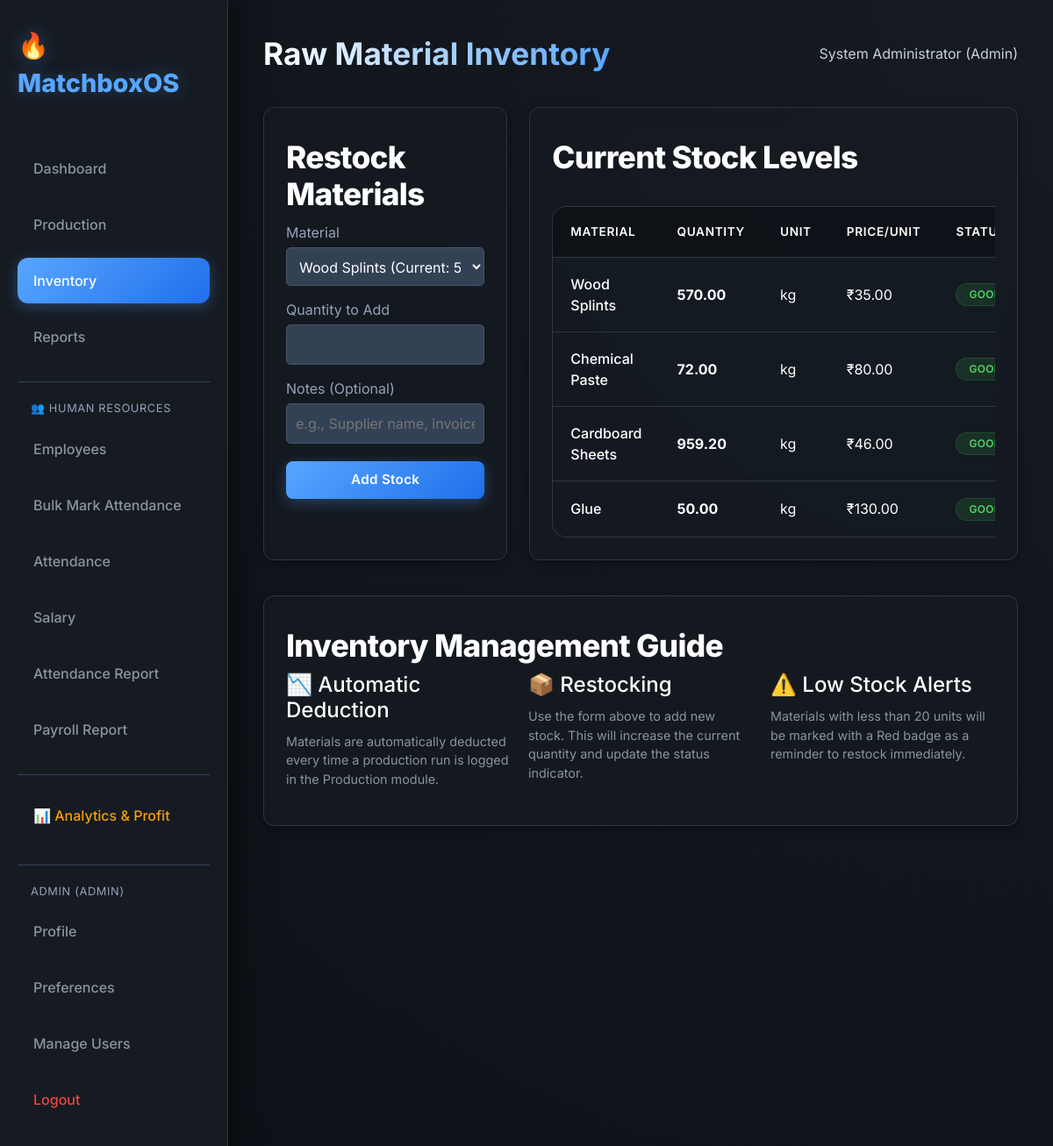
Page /inventory (signed in) on the committed database.
### Payroll/auth_models.py (models this page shows, shortened)
class User(UserMixin, db.Model):
    __tablename__ = 'user'
    id = db.Column(db.Integer, primary_key=True)
    username = db.Column(db.String(80), unique=True, nullable=False, index=True)
    email = db.Column(db.String(120), unique=True, nullable=False, index=True)
    password_hash = db.Column(db.String(255), nullable=False)
    full_name = db.Column(db.String(100))
    role = db.Column(db.String(20), default='operator')  # admin, operator, viewer
    is_active = db.Column(db.Boolean, default=True)
    created_at = db.Column(db.DateTime, default=datetime.datetime.utcnow)
    last_login = db.Column(db.DateTime)
    def has_permission(self, permission):
        permissions = {
            'admin': ['view', 'create', 'edit', 'delete', 'manage_users', 'reports', 'analytics'],
            'manager': ['view', 'create', 'edit', 'reports'],
            'supervisor': ['view', 'create'],
            'operator': ['view', 'create', 'edit'],
            'viewer': ['view']
        }
        return permission in permissions.get(self.role, [])

### Payroll/models.py (models this page shows, shortened)
class RawMaterial(db.Model):
    __tablename__ = 'raw_material'
    id = db.Column(db.Integer, primary_key=True)
    name = db.Column(db.String(100), unique=True, nullable=False, index=True)
    quantity = db.Column(db.Float, default=0.0, nullable=False)
    unit = db.Column(db.String(20), nullable=False)
    unit_price = db.Column(db.Float, default=0.0, nullable=False)
    created_at = db.Column(db.DateTime, default=datetime.datetime.utcnow)
    updated_at = db.Column(
        db.DateTime, default=datetime.datetime.utcnow, onupdate=datetime.datetime.utcnow)
    __table_args__ = (
        db.CheckConstraint('quantity >= 0', name='check_quantity_positive'),
        db.CheckConstraint('unit_price >= 0', name='check_price_positive'),
    )

### Payroll/routes.py (the view, shortened to what this page needs)
@bp.route('/inventory', methods=['GET', 'POST'])
@login_required
def inventory():
    raw_materials = RawMaterial.query.all()
    return render_template('inventory.html', raw_materials=raw_materials)

### Payroll/app.py (called while the page is built)
@login_manager.user_loader
def load_user(user_id):
    return User.query.get(int(user_id))

### Payroll/templates/inventory.html (shortened to what this page needs)
{% extends "base.html" %}
{% block header %}Raw Material Inventory{% endblock %}
{% block content %}
<div class="grid-container" style="grid-template-columns: 1fr 2fr;">
    <div class="card">
        <h3>Restock Materials</h3>
        <form method="POST" action="{{ url_for('main.inventory') }}">
            <div style="margin-bottom: 15px;">
                <label style="display: block; margin-bottom: 5px; color: #94a3b8;">Material</label>
                <select name="material_id" required
                    style="width: 100%; padding: 10px; background: #334155; border: 1px solid #475569; color: white; border-radius: 5px;">
                    {% for mat in raw_materials %}
                    <option value="{{ mat.id }}">{{ mat.name }} (Current: {{ "%.2f"|format(mat.quantity) }} {{ mat.unit
                        }})</option>
                    {% endfor %}
                </select>
            </div>
            <div style="margin-bottom: 15px;">
                <label style="display: block; margin-bottom: 5px; color: #94a3b8;">Quantity to Add</label>
                <input type="number" step="0.01" name="quantity" min="0.1" required
                    style="width: 100%; padding: 10px; background: #334155; border: 1px solid #475569; color: white; border-radius: 5px;">
            </div>
            <div style="margin-bottom: 20px;">
                <label style="display: block; margin-bottom: 5px; color: #94a3b8;">Notes (Optional)</label>
                <input type="text" name="notes" placeholder="e.g., Supplier name, invoice number..."
                    style="width: 100%; padding: 10px; background: #334155; border: 1px solid #475569; color: white; border-radius: 5px;">
            </div>
            <button type="submit" class="btn btn-primary" style="width: 100%;">Add Stock</button>
        </form>
    </div>
    <div class="card">
        <h3>Current Stock Levels</h3>
        <div style="max-height: 500px; overflow-y: auto;">
            <table>
                <thead>
                    <tr>
                        <th>Material</th>
                        <th>Quantity</th>
                        <th>Unit</th>
                        <th>Price/Unit</th>
                        <th>Status</th>
                    </tr>
                </thead>
                <tbody>
                    {% for mat in raw_materials %}
                    <tr>
                        <td style="font-weight: 500; color: var(--accent-color);">{{ mat.name }}</td>
                        <td style="font-weight: bold;">{{ "%.2f"|format(mat.quantity) }}</td>
                        <td style="color: #8b949e;">{{ mat.unit }}</td>
                        <td>₹{{ "%.2f"|format(mat.unit_price) }}</td>
                        <td>
                            {% if mat.quantity < 20 %} <span class="badge badge-danger">Low Stock</span>
                                {% elif mat.quantity < 50 %} <span class="badge"
                                    style="background: rgba(245, 158, 11, 0.1); color: #f59e0b; border: 1px solid rgba(245, 158, 11, 0.2);">
                                    Medium</span>
                                    {% else %}
                                    <span class="badge badge-success">Good</span>
                                    {% endif %}
                        </td>
                    </tr>
                    {% endfor %}
                </tbody>
            </table>
        </div>
    </div>
</div>
<div class="card" style="margin-top: 30px;">
    <h3>Inventory Management Guide</h3>
    <div style="display: grid; grid-template-columns: repeat(3, 1fr); gap: 20px; font-size: 0.9rem; color: #8b949e;">
        <div>
            <h4 style="color: var(--text-color); margin-bottom: 10px;">📉 Automatic Deduction</h4>
            <p>Materials are automatically deducted every time a production run is logged in the Production module.</p>
        </div>
        <div>
            <h4 style="color: var(--text-color); margin-bottom: 10px;">📦 Restocking</h4>
            <p>Use the form above to add new stock. This will increase the current quantity and update the status
                indicator.</p>
        </div>
        <div>
            <h4 style="color: var(--text-color); margin-bottom: 10px;">⚠️ Low Stock Alerts</h4>
            <p>Materials with less than 20 units will be marked with a Red badge as a reminder to restock immediately.
            </p>
        </div>
    </div>
</div>
{% endblock %}

### Payroll/templates/base.html (shortened to what this page needs)
<!DOCTYPE html>
<html lang="en">
<head>
    <link href="https://cdn.jsdelivr.net/npm/bootstrap@5.3.0/dist/css/bootstrap.min.css" rel="stylesheet">
    <link rel="stylesheet" href="https://cdnjs.cloudflare.com/ajax/libs/font-awesome/6.4.0/css/all.min.css">
    <link rel="stylesheet" href="{{ url_for('static', filename='css/style.css') }}?v=999999">
</head>
<body>
    <div class="sidebar">
        <div class="logo">🔥 MatchboxOS</div>
        <nav>
            <a href="{{ url_for('main.dashboard') }}"
                class="nav-link {% if request.endpoint == 'main.dashboard' %}active{% endif %}">Dashboard</a>
            <a href="{{ url_for('main.production') }}"
                class="nav-link {% if request.endpoint == 'main.production' %}active{% endif %}">Production</a>
            <a href="{{ url_for('main.inventory') }}"
                class="nav-link {% if request.endpoint == 'main.inventory' %}active{% endif %}">Inventory</a>
            {% if current_user.role != 'supervisor' %}
            <a href="{{ url_for('main.reports') }}"
                class="nav-link {% if request.endpoint == 'main.reports' %}active{% endif %}">Reports</a>
            {% endif %}
            <div style="margin-top: 25px; border-top: 1px solid #334155; padding-top: 20px;">
                <div
                    style="color: #94a3b8; font-size: 0.8rem; padding: 0 15px 10px; text-transform: uppercase; letter-spacing: 0.05em;">
                    👥 Human Resources
                </div>
                <a href="{{ url_for('employee.list_employees') }}"
                    class="nav-link {% if request.endpoint == 'employee.list_employees' %}active{% endif %}">Employees</a>
                <a href="{{ url_for('employee.bulk_attendance') }}"
                    class="nav-link {% if request.endpoint == 'employee.bulk_attendance' %}active{% endif %}">Bulk Mark
                    Attendance</a>
                <a href="{{ url_for('employee.attendance_list') }}"
                    class="nav-link {% if request.endpoint == 'employee.attendance_list' %}active{% endif %}">Attendance</a>
                {% if current_user.role != 'supervisor' %}
                <a href="{{ url_for('employee.salary_list') }}"
                    class="nav-link {% if request.endpoint == 'employee.salary_list' %}active{% endif %}">Salary</a>
                {% endif %}
                <a href="{{ url_for('employee.attendance_report') }}"
                    class="nav-link {% if request.endpoint == 'employee.attendance_report' %}active{% endif %}">Attendance
                    Report</a>
                {% if current_user.role != 'supervisor' %}
                <a href="{{ url_for('employee.payroll_report') }}"
                    class="nav-link {% if request.endpoint == 'employee.payroll_report' %}active{% endif %}">Payroll
                    Report</a>
                {% endif %}
            </div>
            {% if current_user.is_authenticated and current_user.role == 'admin' %}
            <div style="margin-top: 25px; border-top: 1px solid #334155; padding-top: 20px;">
                <a href="{{ url_for('main.analytics') }}"
                    class="nav-link {% if request.endpoint == 'main.analytics' %}active{% endif %}"
                    style="color: #f59e0b;">📊 Analytics & Profit</a>
            </div>
            {% endif %}
            <div style="margin-top: 30px; border-top: 1px solid #334155; padding-top: 20px;">
                {% if current_user.is_authenticated %}
                <div
                    style="color: #94a3b8; font-size: 0.8rem; padding: 0 15px 10px; text-transform: uppercase; letter-spacing: 0.05em;">
                    {{ current_user.username }} ({{ current_user.role }})
                </div>
                <a href="{{ url_for('auth.profile') }}"
                    class="nav-link {% if request.endpoint == 'auth.profile' %}active{% endif %}">Profile</a>
                <a href="{{ url_for('auth.preferences') }}"
                    class="nav-link {% if request.endpoint == 'auth.preferences' %}active{% endif %}">Preferences</a>
                {% if current_user.has_permission('manage_users') %}
                <a href="{{ url_for('auth.users') }}"
                    class="nav-link {% if request.endpoint == 'auth.users' %}active{% endif %}">Manage Users</a>
                {% endif %}
                <a href="{{ url_for('auth.logout') }}" class="nav-link" style="color: #ef4444;">Logout</a>
                {% else %}
                <a href="{{ url_for('auth.login') }}"
                    class="nav-link {% if request.endpoint == 'auth.login' %}active{% endif %}">Login</a>
                {% endif %}
            </div>
        </nav>
    </div>
    <div class="main-content">
        <header>
            <h1>{% block header %}Dashboard{% endblock %}</h1>
            <div class="user-profile">
                {% if current_user.is_authenticated %}
                {{ current_user.full_name or current_user.username }} ({{ current_user.role|capitalize }})
                {% else %}
                Guest
                {% endif %}
            </div>
        </header>
        {% block content %}{% endblock %}
    </div>
</body>
</html>

### Payroll/static/css/style.css (style rules this page uses)
:root { --bg-color: #0d1117; --card-bg: rgba(22, 27, 34, 0.8); --text-color: #c9d1d9; --accent-color: #58a6ff; --accent-hover: #1f6feb; --danger-color: #f85149; --success-color: #3fb950; --border-color: #30363d; --glass-bg: rgba(22, 27, 34, 0.5); --sidebar-bg: #161b22; }
body { font-family: 'Inter', system-ui, -apple-system, sans-serif; background: radial-gradient(circle at top right, #161b22, #0d1117); color: var(--text-color); margin: 0; padding: 0; display: flex; min-height: 100vh; }
.sidebar { width: 260px; background-color: var(--sidebar-bg); padding: 30px 20px; border-right: 1px solid var(--border-color); display: flex; flex-direction: column; box-shadow: 10px 0 30px rgba(0, 0, 0, 0.5); z-index: 10; }
.logo { font-size: 1.8rem; font-weight: 800; color: var(--accent-color); margin-bottom: 50px; display: flex; align-items: center; gap: 12px; text-shadow: 0 0 20px rgba(88, 166, 255, 0.3); }
.nav-link { display: flex; align-items: center; padding: 14px 18px; margin-bottom: 12px; color: #8b949e; text-decoration: none; border-radius: 12px; transition: all 0.3s cubic-bezier(0.4, 0, 0.2, 1); font-weight: 500; }
.nav-link.active { background: linear-gradient(135deg, var(--accent-color) 0%, var(--accent-hover) 100%) !important; color: white !important; border: none; box-shadow: 0 4px 15px rgba(88, 166, 255, 0.3); }
.main-content { flex: 1; padding: 40px; overflow-y: auto; background: transparent; }
header { margin-bottom: 40px; display: flex; justify-content: space-between; align-items: center; }
h1 { font-size: 2.2rem; font-weight: 700; margin: 0; background: linear-gradient(to right, #fff, #58a6ff); -webkit-background-clip: text; background-clip: text; -webkit-text-fill-color: transparent; }
.grid-container { display: grid; grid-template-columns: repeat(auto-fit, minmax(280px, 1fr)); gap: 25px; margin-bottom: 40px; }
.card { background: var(--card-bg); backdrop-filter: blur(10px); padding: 25px; border-radius: 16px; border: 1px solid var(--border-color); transition: all 0.3s ease; box-shadow: 0 4px 6px -1px rgba(0, 0, 0, 0.1), 0 2px 4px -1px rgba(0, 0, 0, 0.06); }
.card h1, .card h2, .card h3, .card h4, .card h5 { color: white !important; margin-top: 0; }
.card .value, .card h3 { font-size: 2.2rem !important; font-weight: 800 !important; margin: 10px 0 !important; letter-spacing: -0.02em !important; color: white !important; }
table { width: 100%; border-collapse: separate; border-spacing: 0; margin-top: 25px; background: var(--card-bg); border-radius: 16px; overflow: hidden; border: 1px solid var(--border-color); }
th, td { padding: 18px 20px; text-align: left; border-bottom: 1px solid var(--border-color); color: white !important; }
th { background-color: rgba(0, 0, 0, 0.3); color: #8b949e; font-weight: 600; font-size: 0.85rem; text-transform: uppercase; letter-spacing: 0.05em; }
tr:last-child td { border-bottom: none; }
.btn { padding: 12px 24px; border-radius: 10px; border: none; cursor: pointer; font-weight: 600; transition: all 0.2s; text-decoration: none; display: inline-flex; align-items: center; justify-content: center; font-size: 0.95rem; }
.btn-primary { background: linear-gradient(135deg, var(--accent-color), var(--accent-hover)); color: white; box-shadow: 0 4px 15px rgba(88, 166, 255, 0.3); }
.badge { padding: 6px 12px; border-radius: 20px; font-size: 0.75rem; font-weight: 700; text-transform: uppercase; letter-spacing: 0.05em; }
.badge-success { background-color: rgba(63, 185, 80, 0.15); color: #56d364; border: 1px solid rgba(63, 185, 80, 0.2); }
input, select { transition: all 0.2s; }
.btn-primary { background: linear-gradient(135deg, var(--accent-color) 0%, var(--accent-hover) 100%); border: none; border-radius: 8px; font-weight: 600; letter-spacing: 0.3px; transition: all 0.3s ease; padding: 10px 20px; color: white; }
.card { border: 1px solid var(--border-color); border-radius: 12px; box-shadow: 0 4px 12px rgba(0, 0, 0, 0.3); background: var(--card-bg); transition: all 0.3s ease; }
.badge { padding: 6px 14px; border-radius: 20px; font-size: 12px; font-weight: 600; text-transform: uppercase; letter-spacing: 0.3px; }

### rows in the picture
User: username "ADMIN", role "ADMIN", full_name "System Administrator", role "Admin"
RawMaterial: name "Wood Splints", quantity "570.00", unit "kg", unit_price "35.00", shows "GOOD"
RawMaterial: name "Chemical Paste", quantity "72.00", unit "kg", unit_price "80.00", shows "GOOD"
RawMaterial: name "Cardboard Sheets", quantity "959.20", unit "kg", unit_price "46.00", shows "GOOD"
RawMaterial: name "Glue", quantity "50.00", unit "kg", unit_price "130.00", shows "GOOD"

### other values in the picture
form field material_id "Wood Splints (Current: 570.00 kg)"
